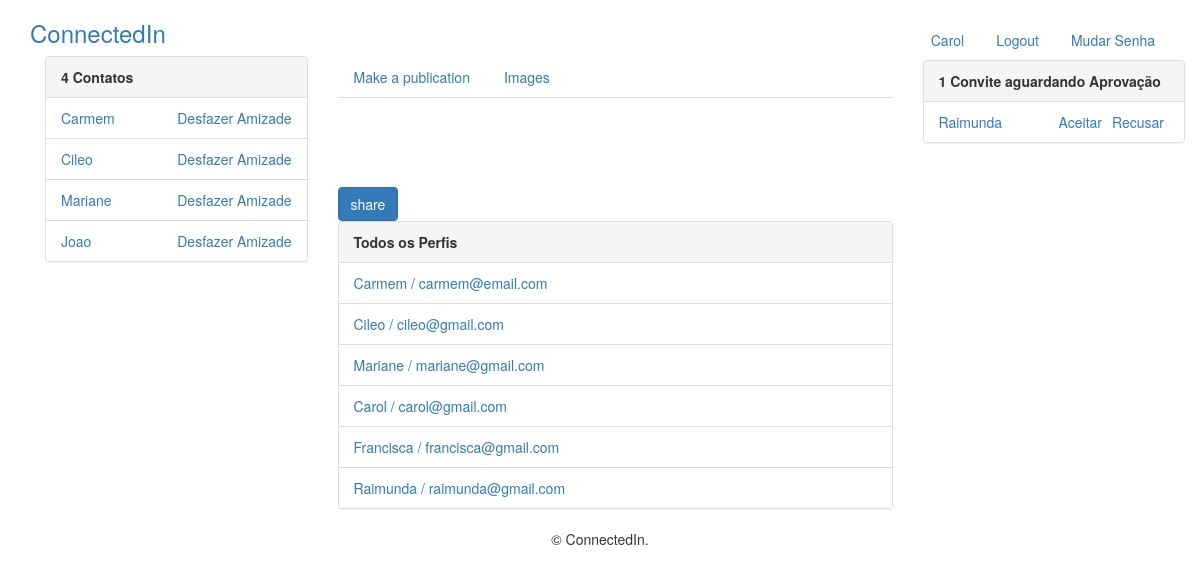
The page / (signed in) on the database as committed earlier.
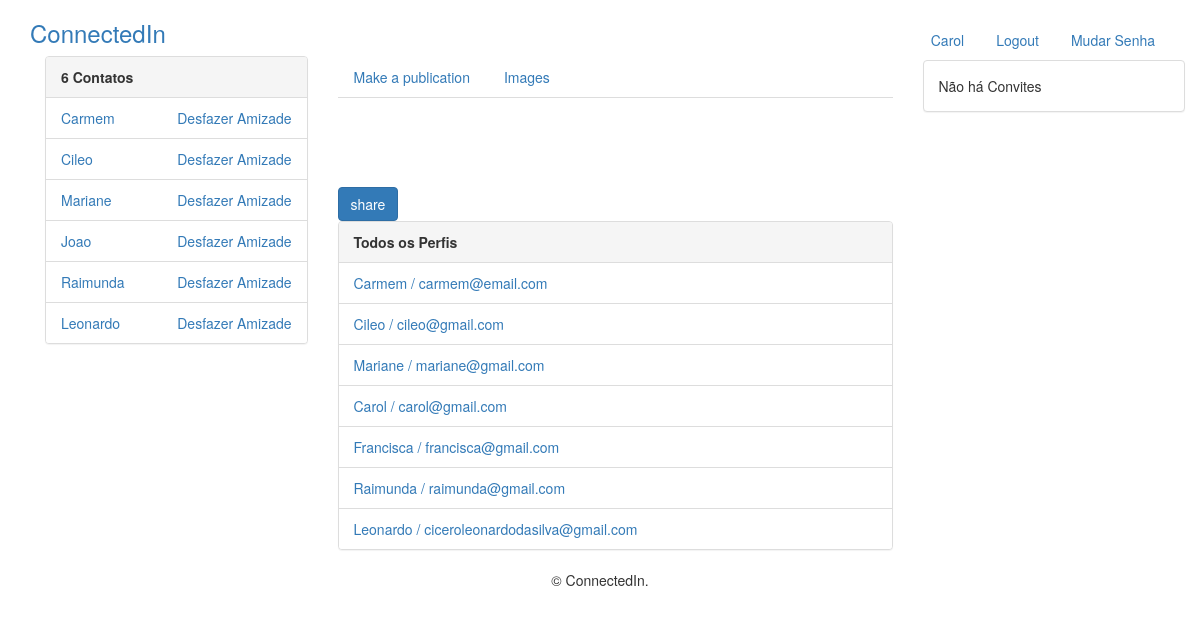
The same page on the database as committed later.
### perfis/models.py (models this page shows, shortened)
class Perfil(models.Model):
    nome = models.CharField(max_length=255, null=False)
    telefone = models.CharField(max_length=15, null=False)
    nome_empresa = models.CharField(max_length=255, null=False)
    contatos = models.ManyToManyField('Perfil')
    usuario = models.OneToOneField(User, related_name='perfil', on_delete=models.CASCADE)
    criado_em = models.DateTimeField(auto_now_add=True)
    atualizado_em = models.DateTimeField(auto_now=True)
    convidavel = models.BooleanField(blank=True, null=True)
    ativa = models.BooleanField(default=True)
    justificativa = models.TextField(null=True)
    bloqueado = models.BooleanField(default=False)
    error_mensage = models.CharField(max_length=512, null=True)
    @property
    def email(self):
        return self.usuario.email
    def __str__(self):
        return self.nome

class Convite(models.Model):
    solicitante = models.ForeignKey(Perfil, on_delete=models.CASCADE, related_name='convites_feitos')
    convidado = models.ForeignKey(Perfil, on_delete=models.CASCADE, related_name='convites_recebidos')

### perfis/views.py (the view)
# urls.py: path('', views.index, name='index'),
@login_required
def index(request):
    perfil_logado = get_perfil_logado(request)
    if perfil_logado.ativa == False or perfil_logado.bloqueado == True:
        return render(request,'perfis/transicao.html', {'perfil_logado': perfil_logado})
    form = PostModelForm()
    if perfil_logado.usuario.is_superuser:
        return render(request, 'perfis/index.html', {'perfis': Perfil.objects.all(),
         'perfil_logado': perfil_logado, 'form':form})
    return render(request, 'perfis/index.html', {'perfis': Perfil.objects.filter(ativa=True, bloqueado=False),
        'perfil_logado': perfil_logado, 'form':form})

### perfis/views.py (called while the page is built)
def get_perfil_logado(request):
    return request.user.perfil

### perfis/templates/perfis/index.html (shortened to what this page needs)
{% extends 'perfis/base_b.html' %}
{% block body %}
        <div class="card gedf-card">
                    <div class="card-header">
                        <ul class="nav nav-tabs card-header-tabs" id="myTab" role="tablist">
                            <li class="nav-item">
                                <a class="nav-link active" id="posts-tab" data-toggle="tab" href="#posts" role="tab" aria-controls="posts" aria-selected="true">Make
                                    a publication</a>
                            </li>
                            <li class="nav-item">
                                <a class="nav-link" id="images-tab" data-toggle="tab" role="tab" aria-controls="images" aria-selected="false" href="#images">Images</a>
                            </li>
                        </ul>
                    </div>
                    <form action="{% url 'add' perfil_logado.id %}" method="POST">
                    <div class="card-body">
                        <div class="tab-content" id="myTabContent">
                        </div>
                        <div class="btn-toolbar justify-content-between">
                            <div class="btn-group">
                                <button type="submit" class="btn btn-primary">share</button>
                            </div>
                            <div class="btn-group">
                                <button id="btnGroupDrop1" type="button" class="btn btn-link dropdown-toggle" data-toggle="dropdown" aria-haspopup="true"
                                    aria-expanded="false">
                                </button>
                            </div>
                        </div>
                    </div>
                </form>
                </div>
        <div class="panel panel-default">
            <div class="panel-heading">
                <strong>Todos os Perfis</strong>
            </div>
            {% if perfis %}
                <ul class="list-group">
                {% for perfil in perfis %}
                    <li class="list-group-item">
                        <a href="{% url 'exibir' perfil.id %}">    {{ perfil.nome }} / {{ perfil.email }}
                        </a>
                    </li>
                {% endfor %}
            {% else %}
                <p>Não há Perfis Cadastrados!</p>
            {% endif %}
            </ul>
        </div>
{% endblock %}

### perfis/templates/perfis/base_b.html (shortened to what this page needs)
{% load static %}
<!DOCTYPE html>
<html>
<head>
	<link rel="stylesheet" href="{% static 'bootstrap/css/bootstrap.min.css' %}">
    <link rel="stylesheet" href="{% static 'fontawesome/css/fontawesome-all.min.css' %}">
</head>
<body>
	<div class="container">
		<div class="header">
        <ul class="nav nav-pills pull-right">
            <li><a href="{% url 'exibir' perfil_logado.id %}">{{ perfil_logado.nome }}</a></li>
            <li><a href="/logout/">Logout</a></li>
            <li><a href="{% url 'change_password' %}">Mudar Senha</a></li>
        </ul>
        <h3 class="text-muted"> <a href="{% url 'index' %}"> ConnectedIn</a></h3>
    	</div>
    	<div class="container">
    		<div class="row">
    			<div class="col-md-3">
    				<div class="panel panel-default">
			            {% with total=perfil_logado.contatos.count %}
			                {% if total %}
			                    <div class="panel-heading">
			                        <strong> {{ total }}
			                            Contato{{ total|pluralize }}
			                        </strong>
			                    </div>
			                    <ul class="list-group">
			                        {% for perfil in perfil_logado.contatos.all %}
			                            <li class="list-group-item">
			                                <a href="{% url 'exibir' perfil.id %}">
			                                    {{ perfil }}
			                                </a>
			                                <a class="pull-right" href="{% url 'desfazer' perfil.id %}">
			                                    Desfazer Amizade
			                                </a>
			                            </li>
			                        {% endfor %}
			                    </ul>
			                {% else %}
			                    <div class="panel-body">
			                        Não há Contatos! :(
			                    </div>
			                {% endif %}
			            {% endwith %}
			        </div>
    			</div>
    			<div class="col-md-6">
    				{% block body %}
        			{% endblock %}
    			</div>
    			<div class="col-md-3">
    				<div class="panel panel-default">
			            {% with total=perfil_logado.convites_recebidos.count %}
			                {% if total %}
			                    <div class="panel-heading">
			                        <strong> {{ total }}
			                            Convite{{ total|pluralize }} aguardando Aprovação</strong>
			                    </div>
			                    <ul class="list-group">
			                        {% for convite in perfil_logado.convites_recebidos.all %}
			                            <li class="list-group-item">
			                                <ul class="list-inline">
			                                    <li class="list-inline-item">
			                                        <a href="{% url 'exibir' convite.solicitante.id %}">
			                                            {{ convite.solicitante.nome }}
			                                        </a>
			                                    </li>
			                                    <li class="list-inline-item pull-right">
			                                        <a href="{% url 'recusar' convite.id %}">Recusar</a>
			                                    </li>
			                                    <li class="list-inline-item pull-right">
			                                        <a href="{% url 'aceitar' convite.id %}">Aceitar</a>
			                                    </li>
			                                </ul>
			                            </li>
			                        {% endfor %}
			                    </ul>
			                {% else %}
			                    <div class="panel-body">
			                        Não há Convites
			                    </div>
			                {% endif %}
			            {% endwith %}
			        </div>
    			</div>
    		</div>
    	</div>
    	<div class="footer">
    		<div class="col-xs-12 text-center">
		      <p>&copy; ConnectedIn.</p>
		    </div>
    	</div>
	</div>
</body>
</html>

Rows that differ between the two databases and show on the page:
removed Convite: solicitante.nome "Raimunda"
now on one of the page's lists (row unchanged): Perfil: nome "Raimunda"
added Perfil: nome "Leonardo", email "ciceroleonardodasilva@gmail.com"
Other text that changed with them:
{{ total }}: "4" → "6"
{{ total }}: "1" → (not shown)
text no longer shown: "Convite aguardando Aprovação"
text now shown: "Não há Convites"
